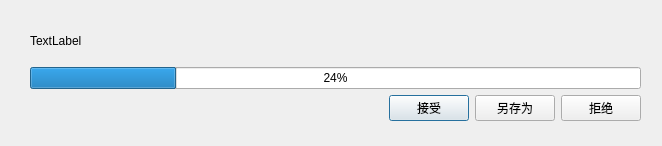
<?xml version="1.0" encoding="UTF-8"?>
<ui version="4.0">
 <class>DialogRecFile</class>
 <widget class="QDialog" name="DialogRecFile">
  <property name="geometry">
   <rect>
    <x>0</x>
    <y>0</y>
    <width>662</width>
    <height>146</height>
   </rect>
  </property>
  <property name="sizePolicy">
   <sizepolicy hsizetype="Fixed" vsizetype="Fixed">
    <horstretch>0</horstretch>
    <verstretch>0</verstretch>
   </sizepolicy>
  </property>
  <property name="minimumSize">
   <size>
    <width>662</width>
    <height>146</height>
   </size>
  </property>
  <property name="maximumSize">
   <size>
    <width>662</width>
    <height>146</height>
   </size>
  </property>
  <property name="windowTitle">
   <string>Dialog</string>
  </property>
  <widget class="QWidget" name="layoutWidget">
   <property name="geometry">
    <rect>
     <x>30</x>
     <y>20</y>
     <width>611</width>
     <height>101</height>
    </rect>
   </property>
   <layout class="QVBoxLayout" name="verticalLayout">
    <item>
     <widget class="QLabel" name="label">
      <property name="text">
       <string>TextLabel</string>
      </property>
     </widget>
    </item>
    <item>
     <widget class="QProgressBar" name="progressBar">
      <property name="value">
       <number>24</number>
      </property>
     </widget>
    </item>
    <item>
     <layout class="QHBoxLayout" name="horizontalLayout">
      <item>
       <spacer name="horizontalSpacer">
        <property name="orientation">
         <enum>Qt::Horizontal</enum>
        </property>
        <property name="sizeHint" stdset="0">
         <size>
          <width>88</width>
          <height>20</height>
         </size>
        </property>
       </spacer>
      </item>
      <item>
       <widget class="QPushButton" name="pushButtonAccept">
        <property name="text">
         <string>接受</string>
        </property>
       </widget>
      </item>
      <item>
       <widget class="QPushButton" name="pushButtonSaveAs">
        <property name="text">
         <string>另存为</string>
        </property>
       </widget>
      </item>
      <item>
       <widget class="QPushButton" name="pushButtonReject">
        <property name="text">
         <string>拒绝</string>
        </property>
       </widget>
      </item>
     </layout>
    </item>
   </layout>
  </widget>
 </widget>
 <resources/>
 <connections/>
</ui>
